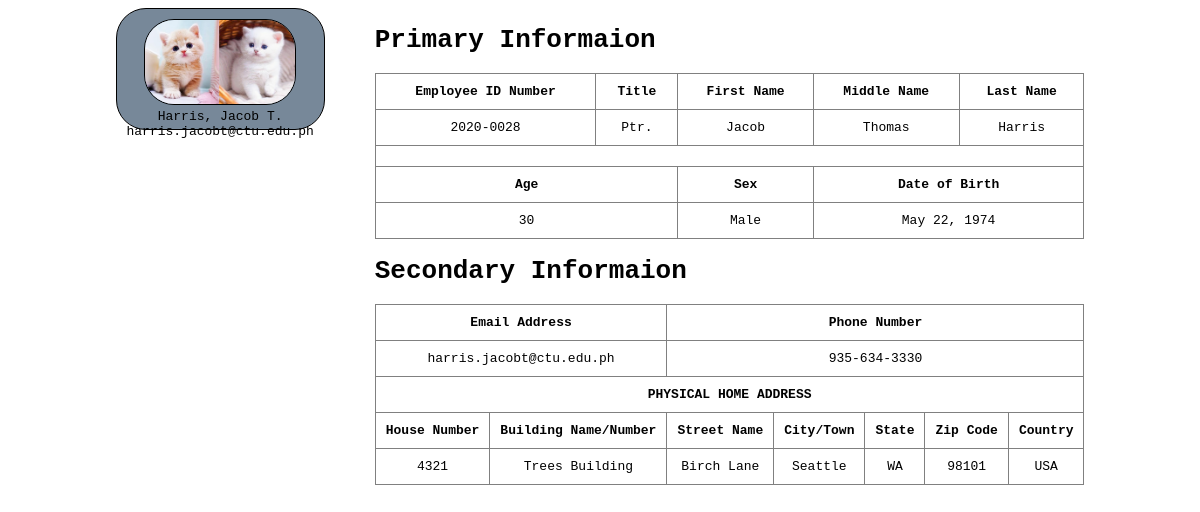
The app's page /employee.php?ID=4 with its own data.
### tables this page shows
CREATE TABLE `employee` (
  `id` int(11) NOT NULL,
  `employee_id` varchar(50) NOT NULL,
  `picture` varchar(100) NOT NULL,
  `title` varchar(100) NOT NULL,
  `fname` varchar(100) NOT NULL,
  `mname` varchar(100) NOT NULL,
  `lname` varchar(100) NOT NULL,
  `age` int(11) NOT NULL,
  `sex` varchar(50) NOT NULL,
  `dob` varchar(100) NOT NULL,
  `email_address` varchar(100) NOT NULL,
  `phone_number` varchar(50) NOT NULL,
  `house_number` varchar(50) NOT NULL,
  `building_name` varchar(100) NOT NULL,
  `street_name` varchar(100) NOT NULL,
  `city_town` varchar(100) NOT NULL,
  `state` varchar(100) NOT NULL,
  `zip_code` varchar(50) NOT NULL,
  `country` varchar(100) NOT NULL
);

### employee.php (the view, shortened to what this page needs)
<?php
    include 'config.php';
    $id = $_GET['ID'];
    $query = mysqli_query($con, "SELECT * FROM employee where id='$id'");
    while ($row = mysqli_fetch_assoc($query)){
        $middleInitial = $row['mname'];
        $index = 0;
?>
<!DOCTYPE html>
<html lang="en">
<head>
    <link rel="stylesheet" href="employee.css">
</head>
<body>
    <div class="container">
        <div class="left">
            <div class="box">
                <div class="top"><img src="images/<?php echo $row['picture']; ?>.jpg"></div>
                <div class="bottom">
                    <p>
                        <?php echo $row['lname']. ", ";?>
                        <?php echo $row['fname']. " ";?>
                        <?php
                            if (isset($middleInitial[$index])){
                                echo ucfirst($middleInitial[$index]). ".";
                            }
                        ?>
                    </p>
                    <p><?php echo $row['email_address'];?></p>
                </div>
            </div>
        </div>
        <div class="right">
            <h1>Primary Informaion</h1>
            <table border=1>
                <tr>
                    <th>Employee ID Number</th>
                    <th>Title</th>
                    <th>First Name</th>
                    <th>Middle Name</th>
                    <th>Last Name</th>
                </tr>
                    <tr>
                        <td><?php echo $row['employee_id']; ?></td>
                        <td><?php echo $row['title']; ?></td>
                        <td><?php echo $row['fname']; ?></td>
                        <td><?php echo $row['mname']; ?></td>
                        <td><?php echo $row['lname']; ?></td>
                    </tr>
                <tr>
                    <td colspan="5"></td>
                </tr>
                <tr>
                    <th colspan="2">Age</th>
                    <th colspan="1">Sex</th>
                    <th colspan="2">Date of Birth</th>
                </tr>
                    <tr>
                        <td colspan="2"><?php echo $row['age']; ?></td>
                        <td colspan="1"><?php echo $row['sex']; ?></td>
                        <td colspan="2"><?php echo $row['dob']; ?></td>
                    </tr>
            </table>
            <h1>Secondary Informaion</h1>
            <table border=1>
                <tr>
                    <th colspan="2">Email Address</th>
                    <th colspan="5">Phone Number</th>
                </tr>
                    <tr>
                        <td colspan="2"><?php echo $row['email_address']; ?></td>
                        <td colspan="5"><?php echo $row['phone_number']; ?></td>
                    </tr>
                <tr><th colspan="7">PHYSICAL HOME ADDRESS</th></tr>
                <tr>
                    <th>House Number</th>
                    <th>Building Name/Number</th>
                    <th>Street Name</th>
                    <th>City/Town</th>
                    <th>State</th>
                    <th>Zip Code</th>
                    <th>Country</th>
                </tr>
                    <tr>
                        <td><?php echo $row['house_number']; ?></td>
                        <td><?php echo $row['building_name']; ?></td>
                        <td><?php echo $row['street_name']; ?></td>
                        <td><?php echo $row['city_town']; ?></td>
                        <td><?php echo $row['state']; ?></td>
                        <td><?php echo $row['zip_code']; ?></td>
                        <td><?php echo $row['country']; ?></td>
                    </tr>
                <?php
                    }
                ?>
            </table>
        </div>
    </div>
</body>
</html>

### employee.css (style rules this page uses)
.container { display: flex; justify-content: center; width: 100%; height: 100%; gap: 50px; }
* { font-family: monospace; }
img { width: 150px; border-radius: 30px; border: 1px solid black; }
.left p { margin: 0; text-align: center; }
.box { background: lightslategray; height: 100px; padding: 10px; border: 1px solid black; border-radius: 30px; justify-items: center; flex-direction: column; gap: 20px; }
table * { text-align: center; padding: 10px; }
table { border-collapse: collapse; width: 100%; }

### records on screen
employee: lname "Harris", fname "Jacob", mname "T", email_address "harris.jacobt@ctu.edu.ph", employee "2020-0028", title "Ptr.", mname "Thomas", age "30", sex "Male", dob "May 22, 1974", phone_number "935-634-3330", house_number "4321", building_name "Trees Building", street_name "Birch Lane", city_town "Seattle", state "WA", zip_code "98101", country "USA"
